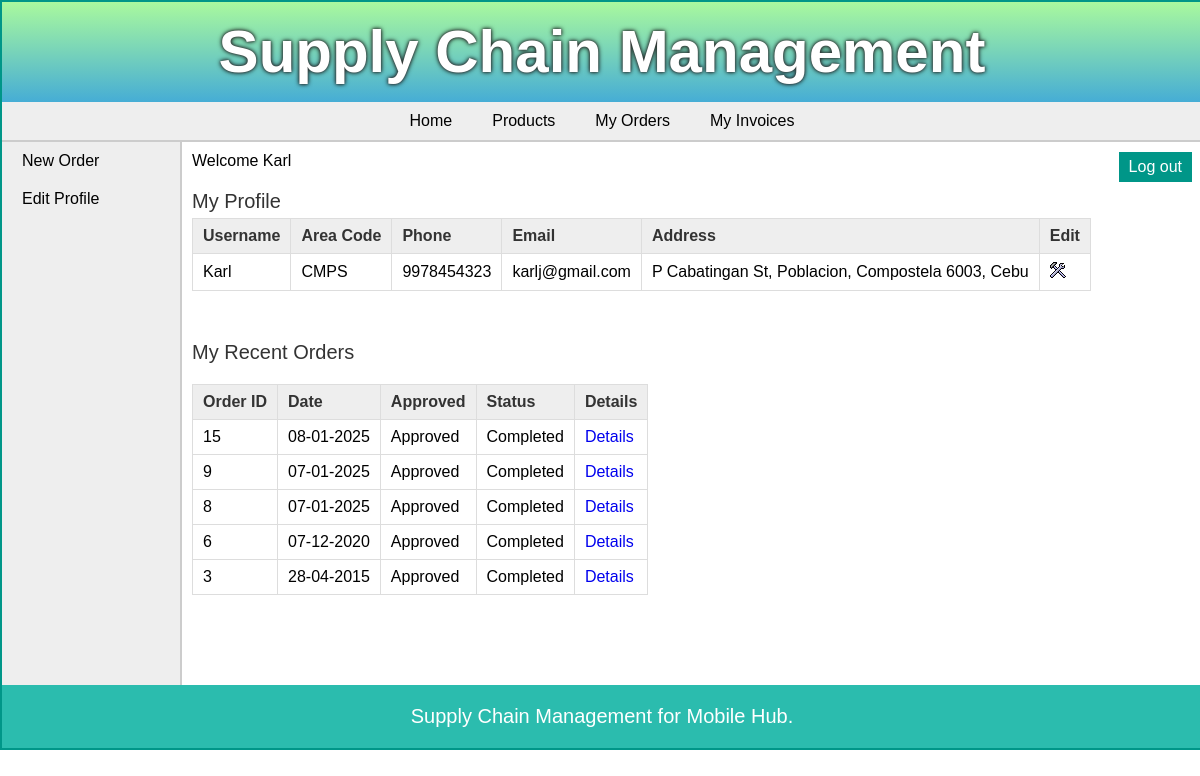
The page /retailer/index.php (signed in) on the database its author committed.
### tables this page shows
CREATE TABLE `retailer` (
  `retailer_id` int(11) NOT NULL,
  `username` varchar(25) NOT NULL,
  `password` varchar(25) NOT NULL,
  `address` varchar(200) NOT NULL,
  `area_id` int(11) NOT NULL,
  `phone` varchar(10) NOT NULL,
  `email` varchar(50) DEFAULT NULL
);

CREATE TABLE `area` (
  `area_id` int(11) NOT NULL,
  `area_name` varchar(50) NOT NULL,
  `area_code` varchar(10) NOT NULL
);

CREATE TABLE `orders` (
  `order_id` int(11) NOT NULL,
  `date` date NOT NULL,
  `retailer_id` int(11) NOT NULL,
  `approved` tinyint(1) NOT NULL,
  `status` tinyint(1) NOT NULL,
  `total_amount` int(10) NOT NULL
);

### retailer/index.php (the view, shortened to what this page needs)
<?php
	include("../includes/config.php");
	if(isset($_SESSION['retailer_login'])) {
		if($_SESSION['retailer_login'] == true) {
			$id = $_SESSION['retailer_id'];
			$query_selectRetailer = "SELECT * FROM retailer,area WHERE retailer.area_id=area.area_id AND retailer_id='$id'";
			$result_selectRetailer = mysqli_query($con,$query_selectRetailer);
			$row_selectRetailer = mysqli_fetch_array($result_selectRetailer);
			$query_selectOrder = "SELECT * FROM orders WHERE retailer_id='$id' ORDER BY order_id DESC LIMIT 5";
			$result_selectOrder = mysqli_query($con,$query_selectOrder);
		}
		else {
			header('Location:../index.php');
		}
	}
	else {
		header('Location:../index.php');
	}
?>
<!DOCTYPE html>
<html>
<head>
	<link rel="stylesheet" href="../includes/main_style.css" />
</head>
<body>
	<?php
		include("../includes/header.inc.php");
		include("../includes/nav_retailer.inc.php");
		include("../includes/aside_retailer.inc.php");
	?>
	<section>
		Welcome <?php echo $_SESSION['sessUsername']; ?>
		<article>
			<h2>My Profile</h2>
			<table class="table_displayData">
				<tr>
					<th>Username</th>
					<th>Area Code</th>
					<th>Phone</th>
					<th>Email</th>
					<th>Address</th>
					<th> Edit </th>
				</tr>
				<tr>
					<td> <?php echo $row_selectRetailer['username']; ?> </td>
					<td> <?php echo $row_selectRetailer['area_code']; ?> </td>
					<td> <?php echo $row_selectRetailer['phone']; ?> </td>
					<td> <?php echo $row_selectRetailer['email']; ?> </td>
					<td> <?php echo $row_selectRetailer['address']; ?> </td>
					<td> <a href="../retailer/edit_profile.php"><img src="../images/edit.png" alt="edit" /></a> </td>
				</tr>
			</table>
		</article>
		<article>
			<h2>My Recent Orders</h2>
			<table class="table_displayData" style="margin-top:20px;">
			<tr>
				<th> Order ID </th>
				<th> Date </th>
				<th> Approved </th>
				<th> Status </th>
				<th> Details </th>
			</tr>
			<?php $i=1; while($row_selectOrder = mysqli_fetch_array($result_selectOrder)) { ?>
			<tr>
				<td> <?php echo $row_selectOrder['order_id']; ?> </td>
				<td> <?php echo date("d-m-Y",strtotime($row_selectOrder['date'])); ?> </td>
				<td>
					<?php
						if($row_selectOrder['approved'] == 0) {
							echo "Not Approved";
						}
						else {
							echo "Approved";
						}
					?>
				</td>
				<td>
					<?php
						if($row_selectOrder['status'] == 0) {
							echo "Pending";
						}
						else {
							echo "Completed";
						}
					?>
				</td>
				<td> <a href="view_order_items.php?id=<?php echo $row_selectOrder['order_id']; ?>">Details</a> </td>
			</tr>
			<?php $i++; } ?>
		</table>
		</article>
	</section>
	<?php
		include("../includes/footer.inc.php");
	?>
</body>
</html>

### includes/main_style.css (style rules this page uses)
* { font-family: arial,sans-serif; margin:0px; padding:0px; }
body { width:1200px; margin:auto; border:2px solid #009688; }
a { text-decoration:none; }
section { width:1000px; padding:10px; padding-bottom:40px; }
article { margin-top:20px; margin-bottom:50px; }
article h2 { margin-bottom:5px; font-weight:normal; color:#333; font-size: 20px; }
table { border-collapse: collapse; }
.table_displayData td, .table_displayData th { border:1px solid #ddd; padding: 8px 10px; text-align: left; }
.table_displayData th { background-color:#eee; color:#333; }

### rows shown on the page
retailer: username "Karl", area.area_code "CMPS", phone "9978454323", email "karlj@gmail.com", address "P Cabatingan St, Poblacion, Compostela 6003, Cebu"
orders: order_id "15", date "08-01-2025", approved "Approved", status "Completed"
orders: order_id "9", date "07-01-2025", approved "Approved", status "Completed"
orders: order_id "8", date "07-01-2025", approved "Approved", status "Completed"
orders: order_id "6", date "07-12-2020", approved "Approved", status "Completed"
orders: order_id "3", date "28-04-2015", approved "Approved", status "Completed"

### other values the page prints
$_SESSION['sessUsername'] "Karl"
